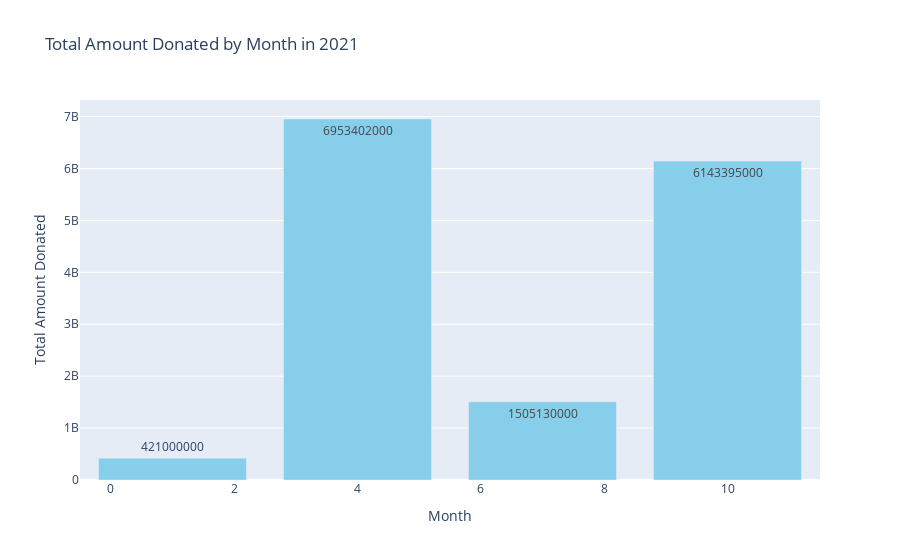

The notebook cell saved with this chart:
### Code cell
amount_donated(2021)

### Figure 1 — Plotly figure (JSON) as saved in the notebook; plotly's stock layout.template omitted (floating-point values rounded to 4 significant figures)
{"data": [{"marker": {"color": "skyblue"}, "text": [421000000, 6953402000, 1505130000, 6143395000], "textposition": "auto", "type": "bar", "x": [1, 4, 7, 10], "y": [421000000, 6953402000, 1505130000, 6143395000]}], "layout": {"autosize": true, "bargap": 0.2, "showlegend": false, "title": {"text": "Total Amount Donated by Month in 2021"}, "xaxis": {"autorange": true, "range": [-0.5, 11.5], "title": {"text": "Month"}, "type": "linear"}, "yaxis": {"autorange": true, "range": [0, 7319000000.0], "title": {"text": "Total Amount Donated"}, "type": "linear"}}}
